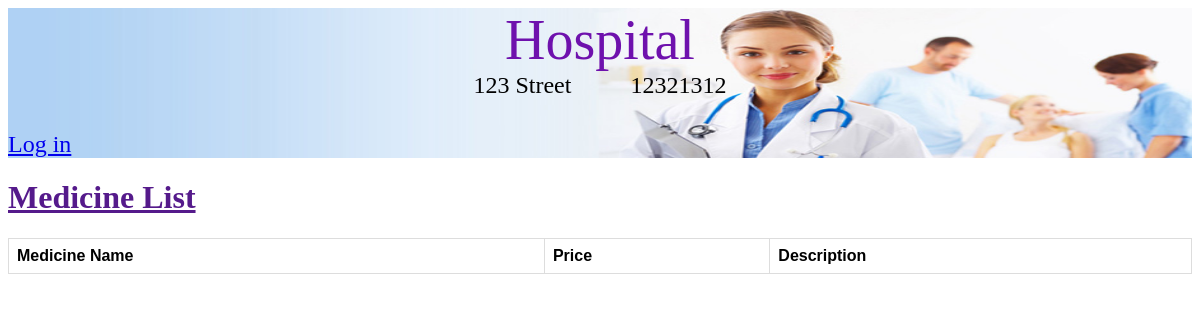
/payment/prescription_list/, run on an earlier commit of the app's database.
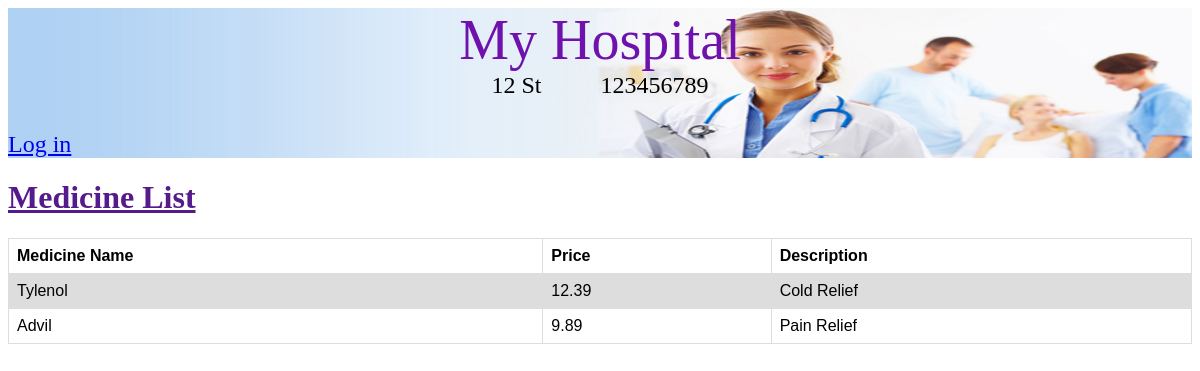
And on a later commit of the database.
### hospital/models.py (models this page shows, shortened)
class Hospital(models.Model):
    name = models.CharField(max_length=50)
    address = models.CharField(max_length=100)
    phone_number = models.CharField(max_length=10)
    patient_rooms = models.ManyToManyField(PatientRoom, symmetrical=False)
    surgery_rooms = models.ManyToManyField(SurgeryRoom, symmetrical=False)
    patients = models.ManyToManyField(Patient, symmetrical=False)
    doctors = models.ManyToManyField(Doctors, symmetrical=False)
    nurses = models.ManyToManyField(Nurses, symmetrical=False)

### Payment/models.py (models this page shows, shortened)
class Prescription(models.Model):
    pres_name = models.CharField(max_length=200)
    pres_description = models.TextField()
    pres_price = models.FloatField()

### Payment/views.py (the view)
# urls.py: url('prescription_list/', views.prescription_list, name="Prescription_List"),
def prescription_list(request):
    meds = Prescription.objects.all
    hospital = get_object_or_404(Hospital, id=1)
    return render(request, 'payment/prescription_list.html', {'meds': meds, 'hospital':hospital})

### Payment/templates/payment/prescription_list.html
{% extends "base.html" %}
{% block header %}
<div class="container_header">
    {% if hospital is not None %}
        <div class="container_hospital_info">
            <div class="hospital_title"><a class="hospital_title_text" href="{% url 'hospital:home' %}">{{ hospital.name }}</a></div>
            <div class="hospital_info">
                <div>{{ hospital.address }}</div>
                <div class="padding"></div>
                <div>{{ hospital.phone_number }}</div>
            </div>
        </div>
    {% else %}
        <a href="/" class="logo">My Hospital</a>
    {% endif %}
    <div class="container_user_info">
        {% if user.is_authenticated %}
            <div class="user_name_info">Hello, {{user.username}}</div>
            <div><a class="log_out" href="{% url 'accounts:logout' %}">Log out</a></div>
        {% else %}
            <a href="{% url 'accounts:login' %}">Log in</a>
        {% endif %}
    </div>
</div>
{% endblock %}
{% block content %}
	<h1><a href="">Medicine List</a></h1>
	<div class="container_precription">
	<table>
        <tr>
            <th class="prescription_name_header">Medicine Name</th>
            <th class="prescription_price_table_header">Price</th>
			<th class="prescription_description_table_header">Description</th>
        </tr>
		{% for m in meds %}
			<tr class="table_row_medicine">
                <td>{{ m.pres_name }}</td>
                <td>{{m.pres_price}}</td>
				<td>{{ m.pres_description|linebreaksbr }}</td>
            </tr>
		{% endfor %}
	</table>
	</div>
{% endblock %}

What changed in the data, as far as the page shows it:
changed Hospital: name "Hospital" → "My Hospital"; address "123 Street" → "12 St"; phone_number "12321312" → "123456789"
added Prescription: pres_name "Tylenol", pres_price "12.39", pres_description "Cold Relief"
added Prescription: pres_name "Advil", pres_price "9.89", pres_description "Pain Relief"
